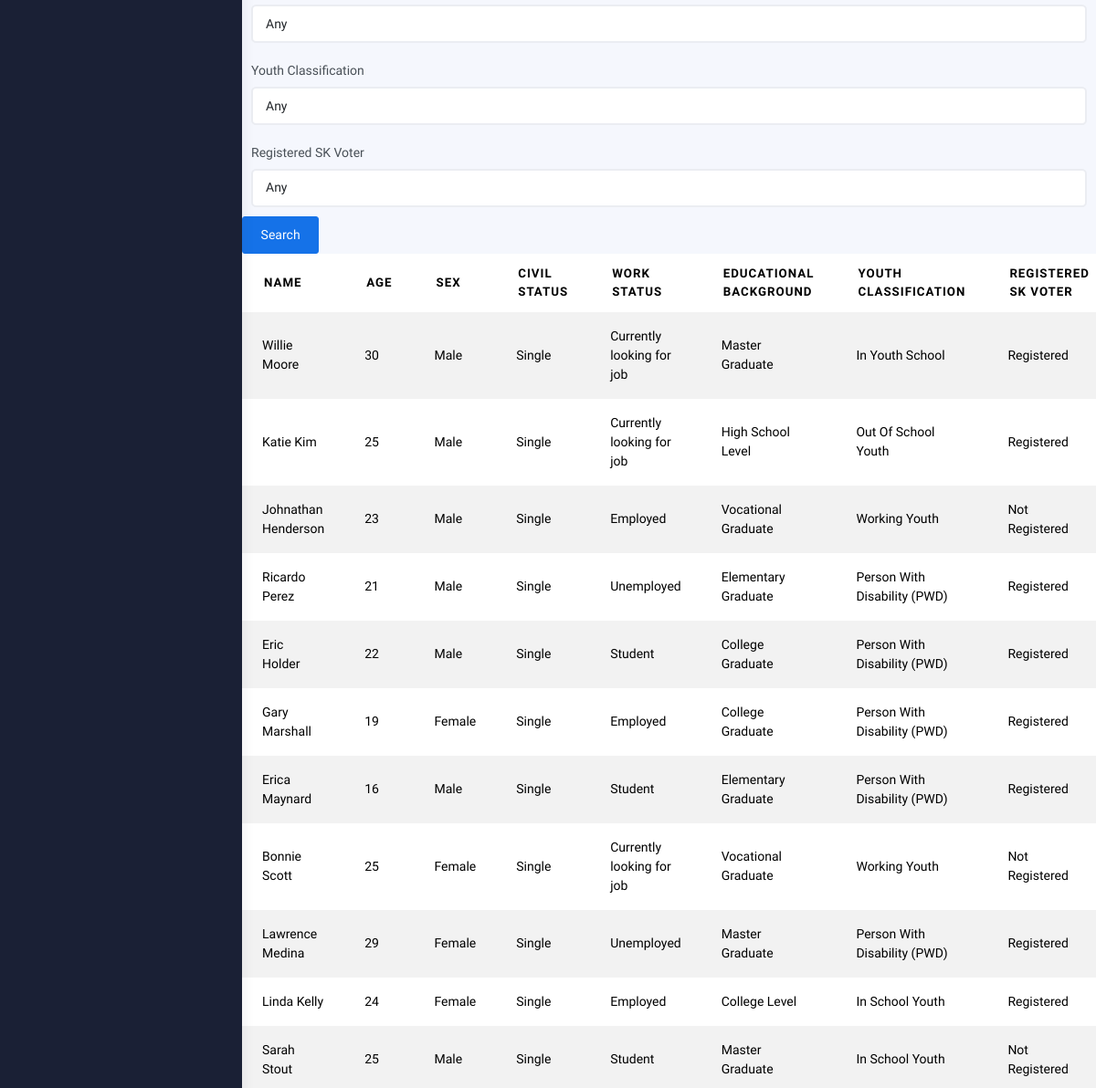
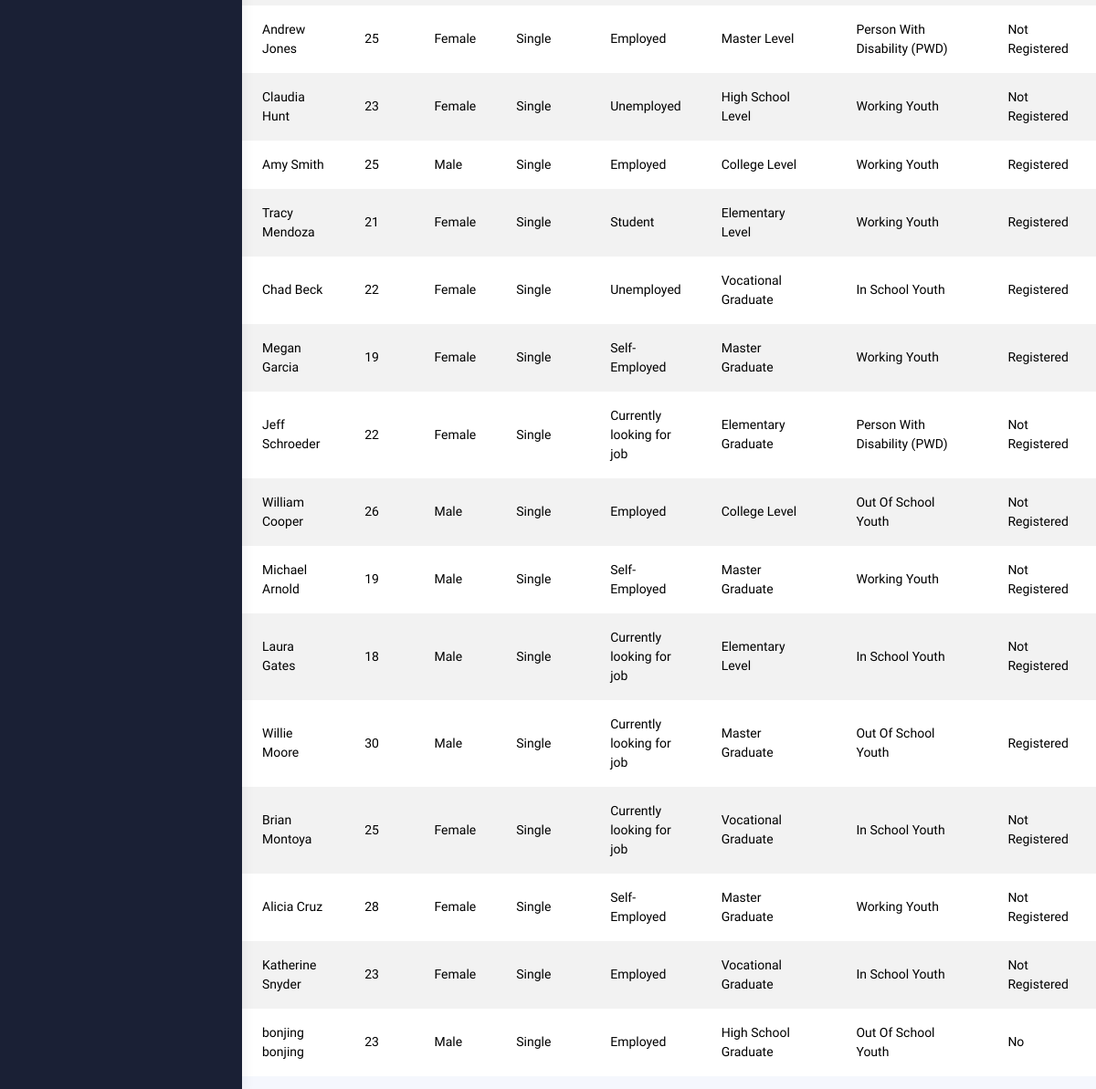
The page /user/advance_search.php?civil_status=Single (signed in, lower part) on the database as committed earlier (2 pictures, top to bottom).
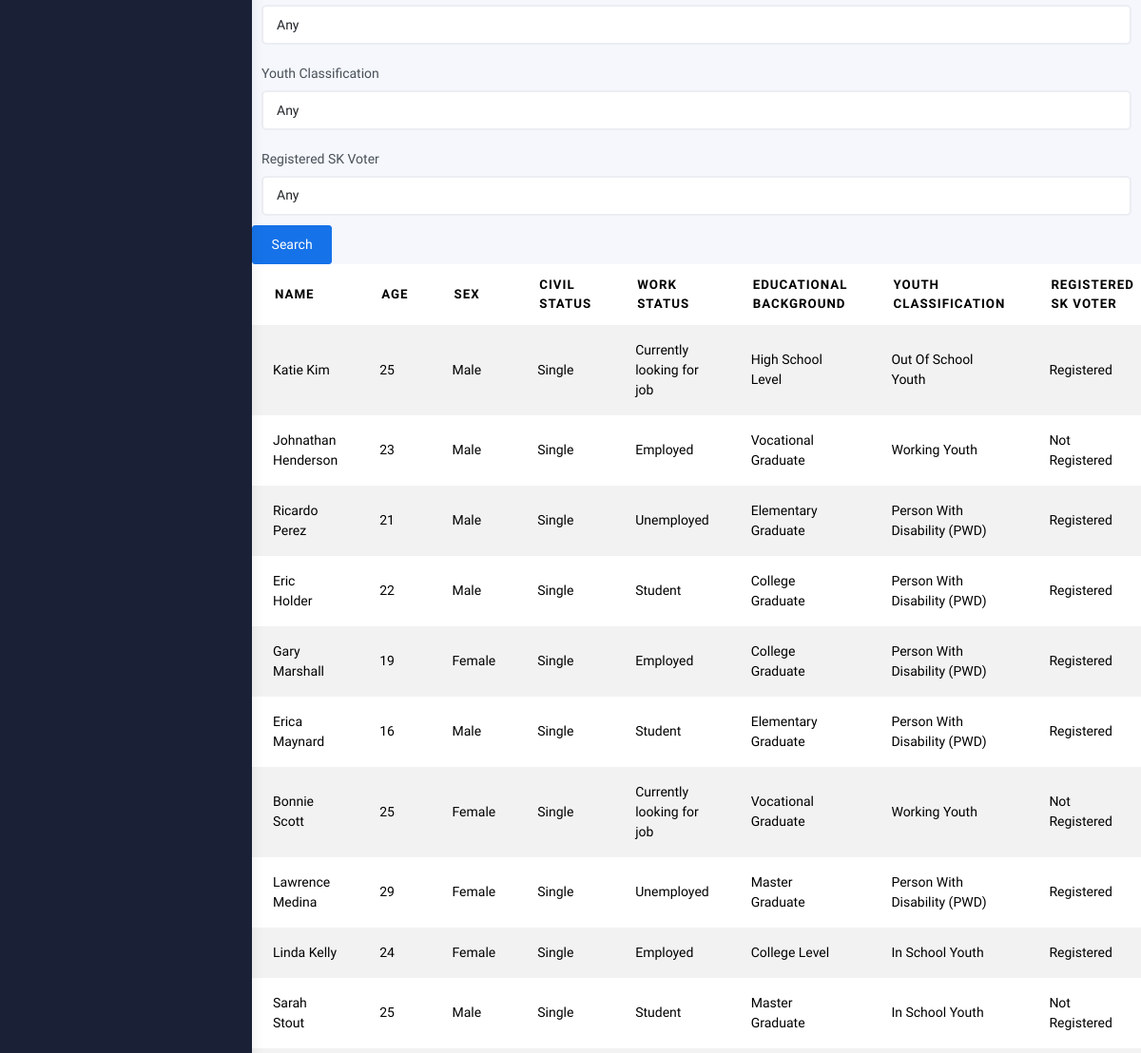
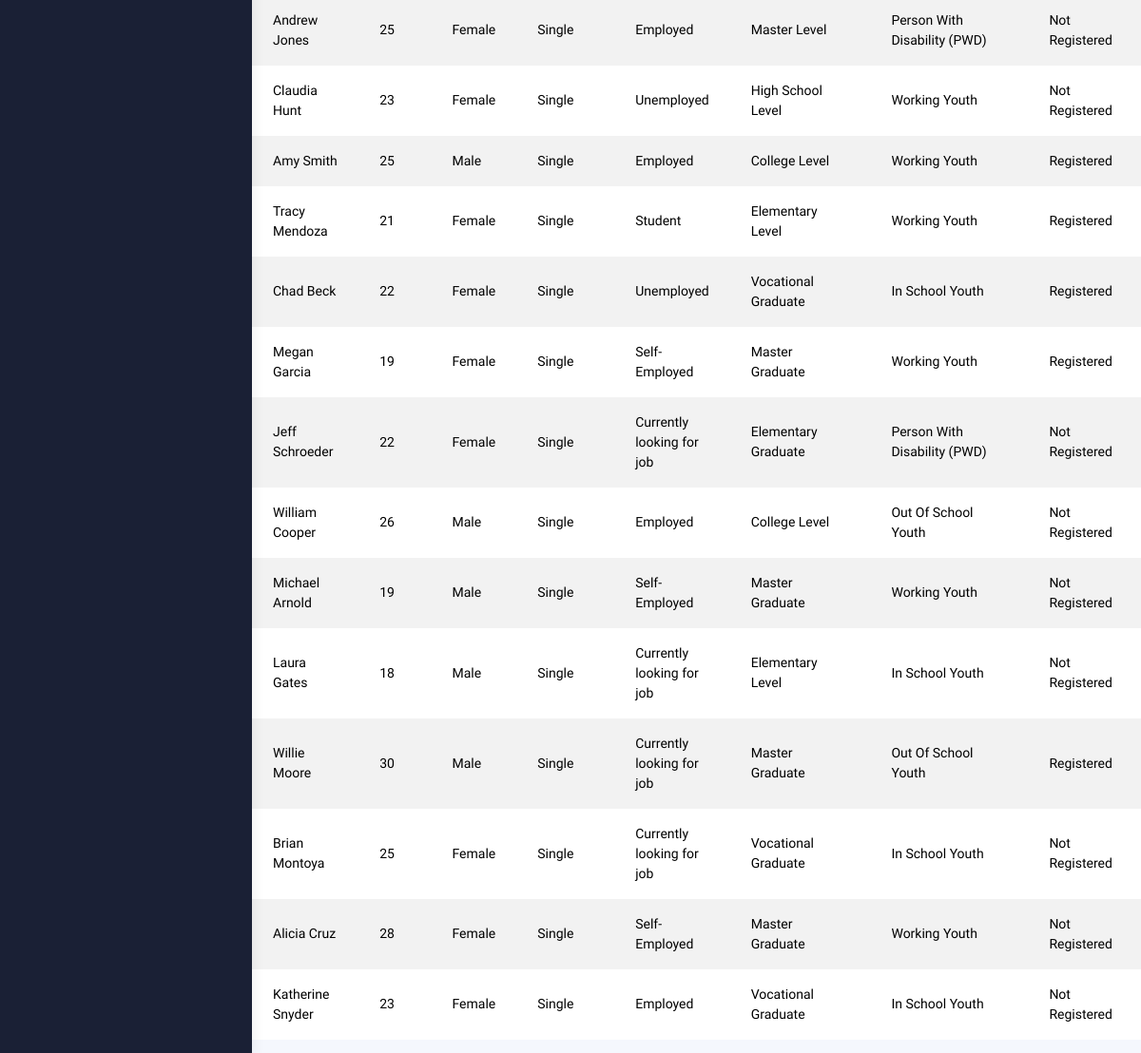
The same page on the database as committed later (2 pictures, top to bottom).
### tables this page shows
CREATE TABLE `profiles` (
  `id` int(11) NOT NULL,
  `lname` varchar(100) DEFAULT NULL,
  `fname` varchar(100) DEFAULT NULL,
  `mname` varchar(100) DEFAULT NULL,
  `suffix` varchar(20) DEFAULT NULL,
  `region` varchar(100) DEFAULT NULL,
  `province` varchar(100) DEFAULT NULL,
  `municipality` varchar(100) DEFAULT NULL,
  `barangay` varchar(100) DEFAULT NULL,
  `sitio` varchar(50) DEFAULT NULL,
  `purok` varchar(100) DEFAULT NULL,
  `house_number` varchar(3) DEFAULT NULL,
  `sex` varchar(10) DEFAULT NULL,
  `age` int(11) DEFAULT NULL,
  `youth_with_needs` text DEFAULT NULL,
  `email` varchar(100) DEFAULT NULL,
  `birth_month` varchar(20) DEFAULT NULL,
  `birth_day` varchar(20) DEFAULT NULL,
  `birth_year` varchar(20) DEFAULT NULL,
  `contactnumber` varchar(20) DEFAULT NULL,
  `civil_status` varchar(20) DEFAULT NULL,
  `youth_classification` varchar(100) DEFAULT NULL,
  `age_group` varchar(50) DEFAULT NULL,
  `work_status` varchar(50) DEFAULT NULL,
  `educational_background` varchar(50) DEFAULT NULL,
  `register_sk_voter` varchar(50) DEFAULT NULL,
  `voted_last_election` varchar(3) DEFAULT NULL,
  `national_voter` varchar(50) DEFAULT NULL,
  `attended_kk` varchar(3) DEFAULT NULL,
  `times_attended_kk` int(11) DEFAULT NULL,
  `no_why` varchar(100) DEFAULT NULL,
  `date_created` varchar(50) DEFAULT NULL,
  `barangay_code` varchar(50) DEFAULT NULL
);

### user/advance_search.php (the view, shortened to what the changed rows need)
<?php
try {
    $pdo = new PDO("mysql:host=localhost;dbname=wis", "root", "");
    $pdo->setAttribute(PDO::ATTR_ERRMODE, PDO::ERRMODE_EXCEPTION);
} catch (PDOException $e) {
    die("Could not connect to the database: " . $e->getMessage());
}
$searchParams = [
    'age_min' => isset($_POST['age_min']) ? $_POST['age_min'] : (isset($_GET['age_min']) ? $_GET['age_min'] : ''),
    'age_max' => isset($_POST['age_max']) ? $_POST['age_max'] : (isset($_GET['age_max']) ? $_GET['age_max'] : ''),
    'civil_status' => isset($_POST['civil_status']) ? $_POST['civil_status'] : (isset($_GET['civil_status']) ? $_GET['civil_status'] : ''),
    'sex' => isset($_POST['sex']) ? $_POST['sex'] : (isset($_GET['sex']) ? $_GET['sex'] : ''),
    'work_status' => isset($_POST['work_status']) ? $_POST['work_status'] : (isset($_GET['work_status']) ? $_GET['work_status'] : ''),
    'educational_background' => isset($_POST['educational_background']) ? $_POST['educational_background'] : (isset($_GET['educational_background']) ? $_GET['educational_background'] : ''),
    'youth_classification' => isset($_POST['youth_classification']) ? $_POST['youth_classification'] : (isset($_GET['youth_classification']) ? $_GET['youth_classification'] : ''),
    'register_sk_voter' => isset($_POST['register_sk_voter']) ? $_POST['register_sk_voter'] : (isset($_GET['register_sk_voter']) ? $_GET['register_sk_voter'] : '')
];
?>
<!DOCTYPE html>
<html lang="en">
<head>
    <link rel="stylesheet" href="../bootstrap/assets/css/bootstrap.min.css" />
    <link rel="stylesheet" href="../bootstrap/assets/css/plugins.min.css" />
    <link rel="stylesheet" href="../bootstrap/assets/css/kaiadmin.min.css" />
  </head>
  <body>
  <div class="wrapper">
      <div class="main-panel">
        <div class="container">
          <div class="content">
                <?php
                $query = "SELECT * FROM profiles WHERE 1=1";
                $params = [];
                if (!empty($searchParams['civil_status'])) {
                    $query .= " AND civil_status = ?";
                    $params[] = $searchParams['civil_status'];
                }
                $stmt = $pdo->prepare($query);
                $stmt->execute($params);
                $results = $stmt->fetchAll(PDO::FETCH_ASSOC);
                ?>
                <div class="table-responsive">
                    <table class="table table-striped">
                        <thead>
                            <tr>
                                <th>Name</th>
                                <th>Age</th>
                                <th>Sex</th>
                                <th>Civil Status</th>
                                <th>Work Status</th>
                                <th>Educational Background</th>
                                <th>Youth Classification</th>
                                <th>Registered SK Voter</th>
                            </tr>
                        </thead>
                        <tbody>
                            <?php foreach ($results as $row) { ?>
                                <tr>
                                    <td><?php echo htmlspecialchars($row['fname'] . " " . $row['lname']); ?></td>
                                    <td><?php echo htmlspecialchars($row['age']); ?></td>
                                    <td><?php echo htmlspecialchars($row['sex']); ?></td>
                                    <td><?php echo htmlspecialchars($row['civil_status']); ?></td>
                                    <td><?php echo htmlspecialchars($row['work_status']); ?></td>
                                    <td><?php echo htmlspecialchars($row['educational_background']); ?></td>
                                    <td><?php echo htmlspecialchars($row['youth_classification']); ?></td>
                                    <td><?php echo htmlspecialchars($row['register_sk_voter']); ?></td>
                                </tr>
                            <?php } ?>
                        </tbody>
                    </table>
                </div>
            </div>
        </div>
    </div>
                    </div>
    </body>
</html>

Rows that differ between the two databases and show on the page:
removed profiles: fname+lname "Willie Moore", age "30", sex "Male", civil_status "Single", work_status "Currently looking for job", educational_background "Master Graduate", youth_classification "In Youth School", register_sk_voter "Registered"
removed profiles: fname+lname "bonjing bonjing", age "23", sex "Male", civil_status "Single", work_status "Employed", educational_background "High School Graduate", youth_classification "Out Of School Youth", register_sk_voter "No"
